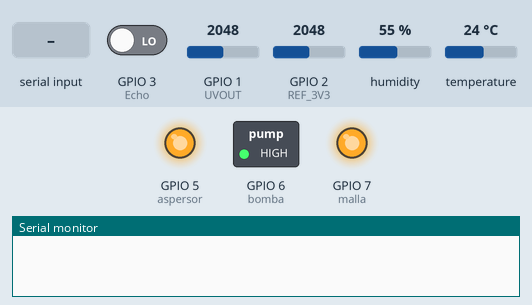
The sketch below on a simulated ESP32-S3. Parts: switched loads named in the sketch (green lamp = pin HIGH), output pins drawn as LEDs (lit = HIGH), the last lines printed to the serial monitor. The test bench sets the inputs (shaded band); at power-on: GPIO 1 (UVOUT) = 2048, GPIO 2 (REF_3V3) = 2048, GPIO 3 (Echo) LOW, humidity 55 %, temperature 24 °C.

Above: at 1.2 s.
1.3 s: "7\n" received over Serial
At 3.3 s:
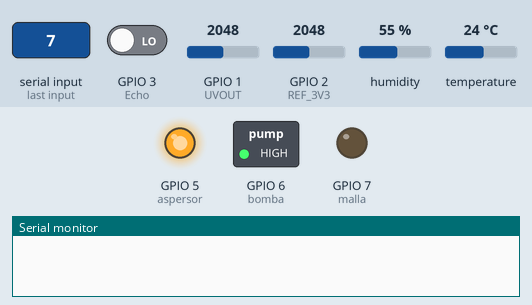
5.5 s: "6\n" received over Serial
At 8.8 s:
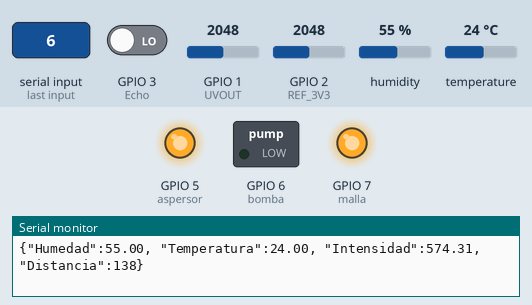
9.5 s: "5\n" received over Serial
At 13.3 s:
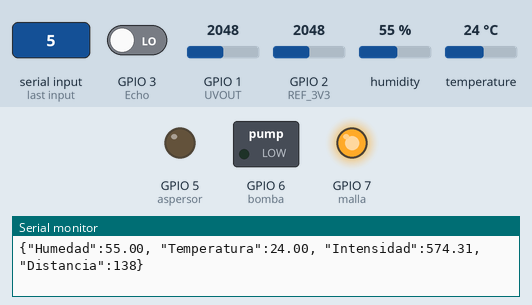
13.6 s: "7\n" received over Serial
At 16.6 s:
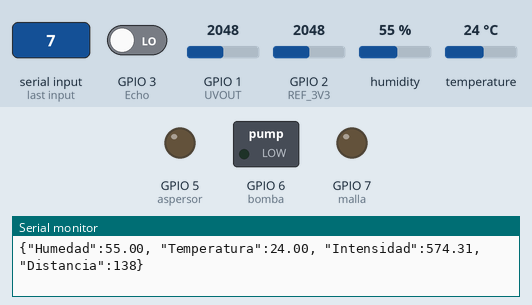
Timing chart, 0 to 18.6 s (numbered marks = the images above; inputs shaded):
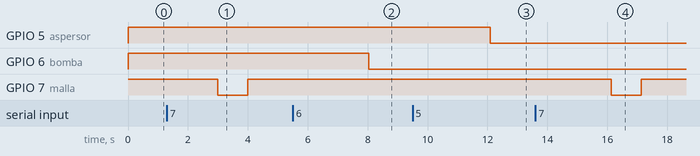

The sketch:

arduino1.ino
```cpp
#include <Ticker.h>
#include <DHT.h>
#include <DHT_U.h>
#include <SoftwareSerial.h>
//******Aire
#define DHTPIN 4
#define DHTTYPE DHT11
DHT dht(DHTPIN, DHTTYPE);

int UVOUT = A0;   // Output from the sensor
int REF_3V3 = A1; // 3.3V power on the Arduino board

//*****************Manual
// malla
int malla = 7;
// bomba
const int bomba = 6;
const int Trigger = 2; // Pin digital 2 para el Trigger del sensor
const int Echo = 3;
// aspersor
const int aspersor = 5;

//*******************Automatico

const int alturaRecipiente = 83;
const int alturaMaxima = 60;
int dis;
int estado = 3;

const int mini = 20;

void tinacoAutomatico(int minimo, int estado, int distancia)
{
    if (estado == 1)
    {
        Serial.println(distancia);
        if (distancia <= minimo)
        {
            digitalWrite(bomba, LOW);
        }
        else if (distancia >= 100)
        {
            digitalWrite(bomba, HIGH);
        }
    }
    else
    {
    }
}

void distanTinaco()
{
    long t; // timepo que demora en llegar el eco
    long d; // distancia en centimetros

    digitalWrite(Trigger, HIGH);
    delayMicroseconds(10); // Enviamos un pulso de 10us
    digitalWrite(Trigger, LOW);

    t = pulseIn(Echo, HIGH); // obtenemos el ancho del pulso
    d = t / 59;              // escalamos el tiempo a una distancia en cm

    dis = ((alturaRecipiente - d) * 100) / alturaMaxima;

    if (isnan(dis))
    {
    }
    else
    {
        // Serial.println(dis);
    }

    tinacoAutomatico(mini, estado, dis);
    delay(1000);
}

//**************************************************************************************************************
void setup()
{
    Serial.begin(9600);     // Iniciar la comunicación serial a una velocidad de 9600 bps
    pinMode(malla, OUTPUT); // Configurar el pin del malla como salida
    digitalWrite(malla, HIGH);

    pinMode(bomba, OUTPUT); // Configurar el pin del bomba como salida
    digitalWrite(bomba, HIGH);
    pinMode(Trigger, OUTPUT);   // pin como salida
    pinMode(Echo, INPUT);       // pin como entrada
    digitalWrite(Trigger, LOW); // Inicializamos el pin con 0

    pinMode(aspersor, OUTPUT); // Configurar el pin del aspersor como salida
    digitalWrite(aspersor, HIGH);
    //****AIre
    pinMode(UVOUT, INPUT);
    pinMode(REF_3V3, INPUT);
    dht.begin();
}

void loop()
{
    distanTinaco();

    if (Serial.available() > 0)
    { // Si hay datos disponibles en la comunicación serial

        int relevador = Serial.parseInt(); // Leer el identificador enviado desde Python
        int state = Serial.parseInt();

        if (relevador == 7)
        {
            digitalWrite(malla, state);
            delay(1000);
            digitalWrite(malla, 1);
        }
        else if (relevador == 6)
        {
            digitalWrite(bomba, state);
        }
        else if (relevador == 5)
        {
            digitalWrite(aspersor, state);
        }
        else if (relevador == 4)
        {
            if (isnan(dis))
            {
            }
            else
            {
                estado = state;
            }
        }
    }

    int uvLevel = averageAnalogRead(UVOUT);
    int refLevel = averageAnalogRead(REF_3V3);

    // Use the 3.3V power pin as a reference to get a very accurate output value from sensor
    float outputVoltage = 3.3 / refLevel * uvLevel;

    float uvIntensity = mapfloat(outputVoltage, 0.99, 2.8, 0.0, 15.0) * 30; // Convert the voltage to a UV intensity level

    // Leemos la humedad relativa
    float h = dht.readHumidity();
    // Leemos la temperatura en grados centígrados (por defecto)
    float t = dht.readTemperature();
    // Leemos la temperatura en grados Fahreheit
    float f = dht.readTemperature(true);

    // Comprobamos si ha habido algún error en la lectura

    // Calcular el índice de calor en Fahreheit
    float hif = dht.computeHeatIndex(f, h);
    // Calcular el índice de calor en grados centígrados
    float hic = dht.computeHeatIndex(t, h, false);

    Serial.println("{\"Humedad\":" + String(h) + ", \"Temperatura\":" + String(t) + ", \"Intensidad\":" + String(uvIntensity) + ", \"Distancia\":" + String(dis) + "}");

    delay(1000);
}

// Returns the average
int averageAnalogRead(int pinToRead)
{
    byte numberOfReadings = 8;
    unsigned int runningValue = 0;

    for (int x = 0; x < numberOfReadings; x++)
        runningValue += analogRead(pinToRead);
    runningValue /= numberOfReadings;

    return (runningValue);
}

float mapfloat(float x, float in_min, float in_max, float out_min, float out_max)
{
    return (x - in_min) * (out_max - out_min) / (in_max - in_min) + out_min;
}
```

Measured:
- after the input at 1.3 s, GPIO 7 (malla): HIGH → LOW after 1.7 s, → HIGH 1.0 s later
- after the input at 5.5 s, GPIO 6 (bomba): HIGH → LOW after 2.5 s
- after the input at 9.5 s, GPIO 5 (aspersor): HIGH → LOW after 2.6 s
- after the input at 13.6 s, GPIO 7 (malla): HIGH → LOW after 2.5 s, → HIGH 1.0 s later
